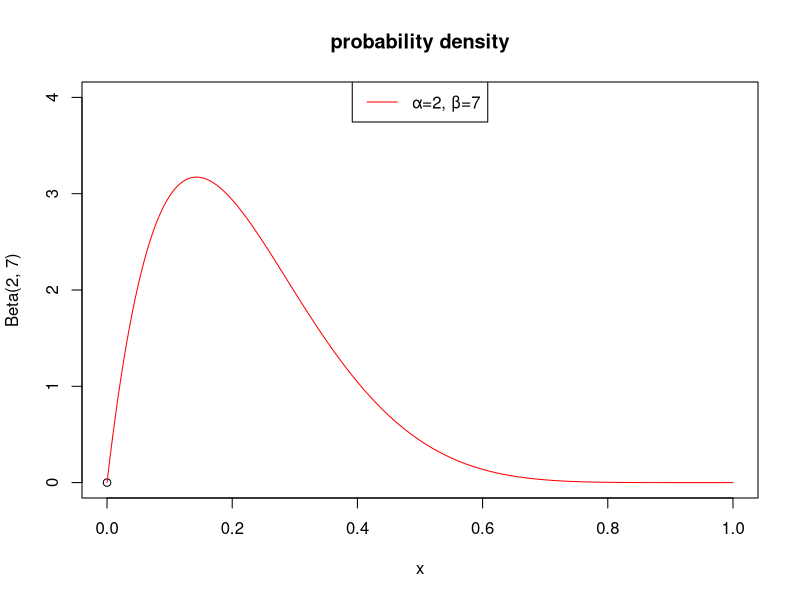
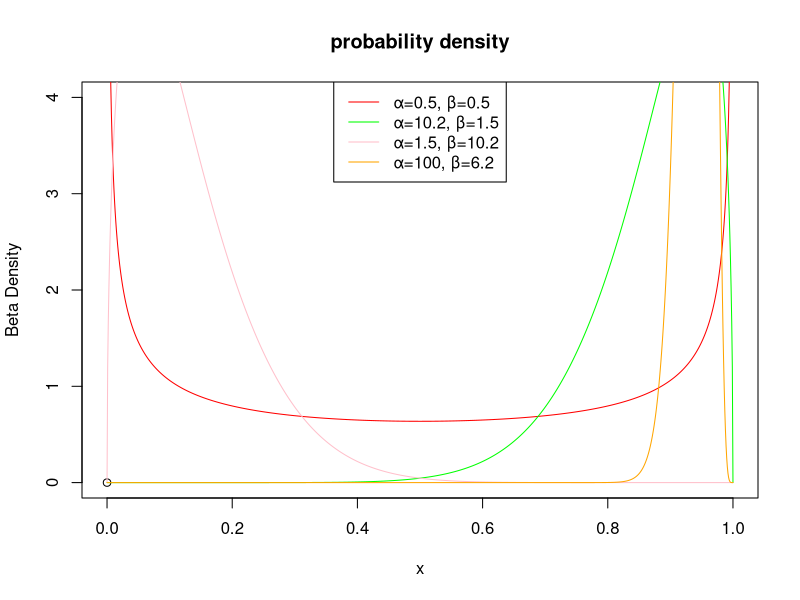
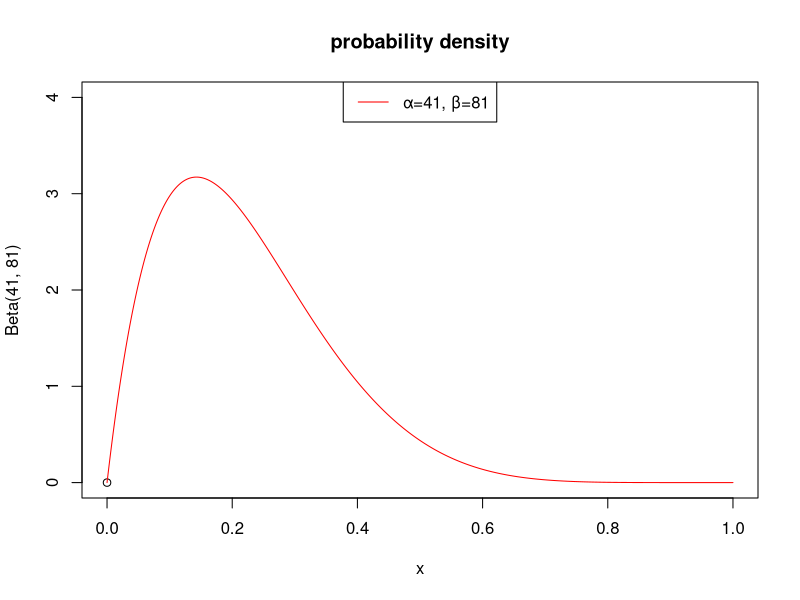
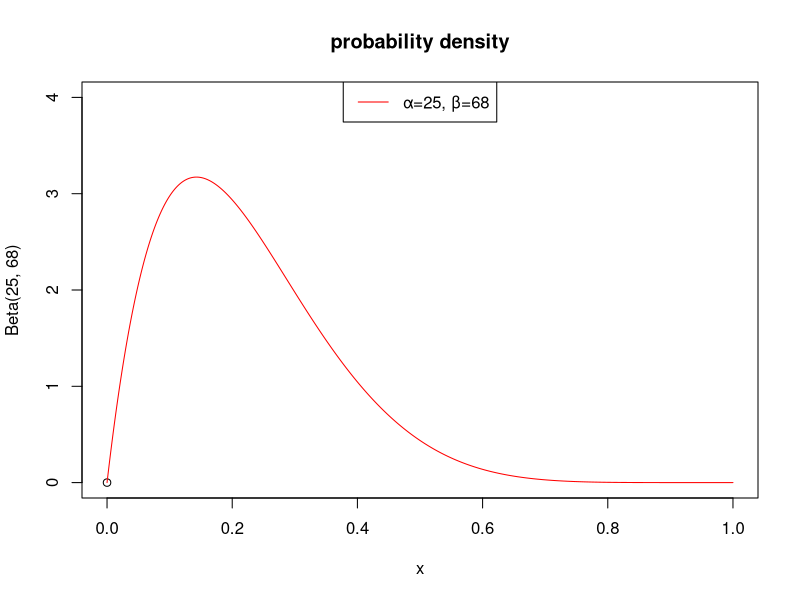
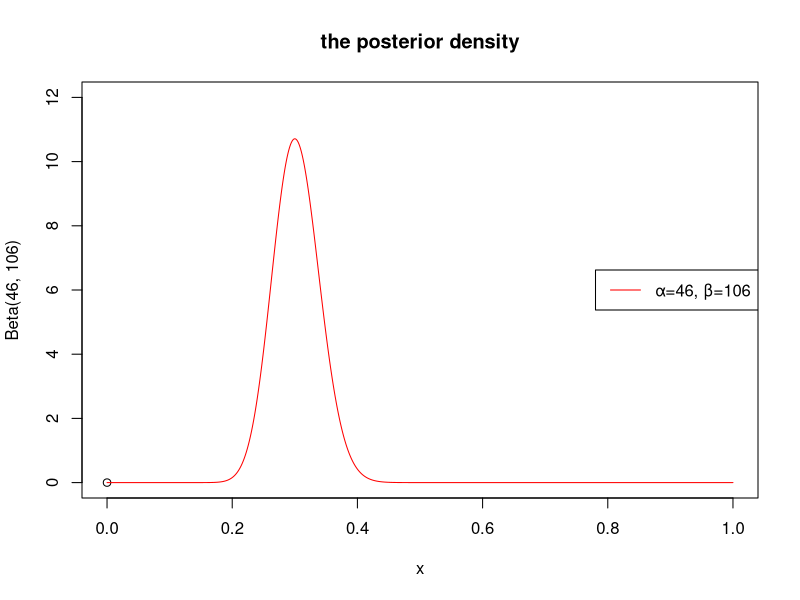

Reproduce these figures in R, in order. (Note: this script raises an error after producing the figures.)
setwd("E:\\Bayesian Statistics\\Homework 2")

# 3.1
a = 2
b = 7
# calculate the mean and mode
Mean = a / (a + b)
Mode = (a - 1) / (a + b - 2)
print(Mean)
print(Mode)
# calculate the median and a 90% central interval
x = seq(0, 1, length.out=1000)
y = dbeta(x, a, b)
Median = quantile(y, 0.5)
print(Median)
print(qbeta(c(0.05, 0.95), 2, 7))
# plot the density
plot(0, 0, main='probability density', xlim=c(0, 1), ylim=c(0, 4), 
     ylab='Beta(2, 7)', xlab='x')
lines(x, dbeta(x, a, b), col='red')
legend('top', legend='α=2, β=7', col='red', lwd=1)

# 3.2
plot(0, 0, main='probability density', xlim=c(0, 1), ylim=c(0, 4), 
     ylab='Beta Density', xlab='x')
lines(x, dbeta(x, 0.5, 0.5), col='red')
lines(x, dbeta(x, 10.2, 1.5), col='green')
lines(x, dbeta(x, 1.5, 10.2),col='pink')
lines(x, dbeta(x, 100, 6.2), col='orange')
legend('top', legend=c('α=0.5, β=0.5','α=10.2, β=1.5', 'α=1.5, β=10.2', 'α=100, β=6.2'), 
       col=c('red', 'green', 'pink', 'orange'), lwd=1)

# 3.3
x = seq(0, 1, length.out=1000)
plot(0, 0, main='probability density', xlim=c(0, 1), ylim=c(0, 4), 
     ylab='Beta(41, 81)', xlab='x')
lines(x, dbeta(x, a, b), col='red')
legend('top', legend='α=41, β=81', col='red', lwd=1)

plot(0, 0, main='probability density', xlim=c(0, 1), ylim=c(0, 4), 
     ylab='Beta(25, 68)', xlab='x')
lines(x, dbeta(x, a, b), col='red')
legend('top', legend='α=25, β=68', col='red', lwd=1)

# 4
a = 46
b = 106
Mean = a / (a + b)
Mode = (a - 1) / (a + b - 2)
print(Mean)
print(Mode)
plot(0, 0, main='the posterior density', xlim=c(0, 1), ylim=c(0, 12), 
     ylab='Beta(46, 106)', xlab='x')
lines(x, dbeta(x, a, b), col='red')
legend('right', legend='α=46, β=106', col='red', lwd=1)
triplot(c(40, 80), c(5, 25), "right")

# 4.1
a = 41
b = 81
y = 5
n = 30
# calculate the mean and mode
Mean = (a + y) / (a + b + n)
Mode = (a + y - 1) / (a + b + n - 2)
print(Mean)
print(Mode)
# 95% posterior interval for theta
print(qbeta(c(0.025, 0.975), a + y, b + n - y))
# Posterior probability that theta > 0.25
print(qbeta(0.25, a + y, b + n - y, lower.tail=FALSE))

# 4.2
binom.test(131, 327, p=0.5, alternative="less")
print(pbeta(0.5,132,197))
print(1-pbeta(0.5,132,197))

# 4.3
library(LearnBayes)
pbetap(c(132, 197), 20, 8)
prob = pbetap(c(132, 197), 20, 0:20)
prob1 = data.frame(0:20, prob)
prob1 = prob1[order(prob1$prob, decreasing = T),]
i = 0
while (i < nrow(prob1)) {
  if (sum(prob1[1:i, 2]) < 0.95) {
    i = i + 1
  }
  else {
    print(i)
    break
  }
}
prob1[1:i, 1]

# 5.1
a = 0.5
b = 0.5
y = 5
n = 30
# calculate the mean and mode
Mean = (a + y) / (a + b + n)
Mode = (a + y - 1) / (a + b + n - 2)
print(Mean)
print(Mode)
# 95% posterior interval for theta
print(qbeta(c(0.025, 0.975), a + y, b + n - y))
# Posterior probability that theta > 0.25
print(qbeta(0.25, a + y, b + n - y, lower.tail=FALSE))

a = 0
b = 0
y = 5
n = 30
# calculate the mean and mode
Mean = (a + y) / (a + b + n)
Mode = (a + y - 1) / (a + b + n - 2)
print(Mean)
print(Mode)
# 95% posterior interval for theta
print(qbeta(c(0.025, 0.975), a + y, b + n - y))
# Posterior probability that theta > 0.25
print(qbeta(0.25, a + y, b + n - y, lower.tail=FALSE))

# 5.2
a_1 = 41
b_1 = 81
a_2 = 25
b_2 = 68
a_3 = 1
b_3 = 1
a_4 = 0.5
b_4 = 0.5
a_5 = 0
b_5 = 0
y = 5
n = 30
# calculate the probability that π > 0.1 in case of y
print(qbeta(0.25, a_1 + y, b_1 + n - y, lower.tail=FALSE))
print(qbeta(0.25, a_2 + y, b_2 + n - y, lower.tail=FALSE))
print(qbeta(0.25, a_3 + y, b_3 + n - y, lower.tail=FALSE))
print(qbeta(0.25, a_4 + y, b_4 + n - y, lower.tail=FALSE))
print(qbeta(0.25, a_5 + y, b_5 + n - y, lower.tail=FALSE))
# calculate the mean
Mean_1 = (a_1 + y) / (a_1 + b_1 + n)
Mean_2 = (a_2 + y) / (a_2 + b_2 + n)
Mean_3 = (a_3 + y) / (a_3 + b_3 + n)
Mean_4 = (a_4 + y) / (a_4 + b_4 + n)
Mean_5 = (a_5 + y) / (a_5 + b_5 + n)
# calculate the 95% equal tail credible set
print(qbeta(c(0.025, 0.975), a_1 + y, b_1 + n - y))
print(qbeta(c(0.025, 0.975), a_2 + y, b_2 + n - y))
print(qbeta(c(0.025, 0.975), a_3 + y, b_3 + n - y))
print(qbeta(c(0.025, 0.975), a_4 + y, b_4 + n - y))
print(qbeta(c(0.025, 0.975), a_5 + y, b_5 + n - y))

# 5.4
x = seq(0, 20, length.out=100000)
y = x^11/1440*exp(-5*x)
plot(x, y, main='Likelihood Function', xlab='λ', ylab='L(λ)', col='blue')
poisson.test(x=sum(c(2, 5, 1, 0, 3)), T=5, alternative="two.sided", conf.level=0.95)

# 5.5.2
x = seq(0, 8, length.out=100)
y = dgamma(x, 4, 2)
plot(x, y, main="the Gamma Density Distribution", xlim=c(0,8), ylim=c(0,0.6), col="red", type="l")

# 5.3.4
x = seq(0, 8, length.out=100)
y = dgamma(x, 15, 7)
mean = 15 / 7
print(mean)
qgamma(c(0.025, 0.975), 15, 7)

# 5.6.3
mean = 11.5 / 5
print(mean)
qgamma(c(0.025, 0.975), 11.5, 5)

# 5.6.6
pgamma(2, 11.5, 5, lower.tail=FALSE)
# 5.6.7
pgamma(2, 15, 7, lower.tail=FALSE)
